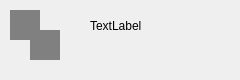
<?xml version="1.0" encoding="UTF-8"?>
<ui version="4.0">
 <class>CurrentColor</class>
 <widget class="QWidget" name="CurrentColor">
  <property name="geometry">
   <rect>
    <x>0</x>
    <y>0</y>
    <width>240</width>
    <height>80</height>
   </rect>
  </property>
  <property name="windowTitle">
   <string>Form</string>
  </property>
  <widget class="QWidget" name="foregroundColor" native="true">
   <property name="geometry">
    <rect>
     <x>10</x>
     <y>10</y>
     <width>30</width>
     <height>30</height>
    </rect>
   </property>
   <property name="styleSheet">
    <string notr="true">background-color: gray;
border: 2px;
border-color: black;</string>
   </property>
  </widget>
  <widget class="QLabel" name="foregroundColorName">
   <property name="geometry">
    <rect>
     <x>90</x>
     <y>10</y>
     <width>141</width>
     <height>31</height>
    </rect>
   </property>
   <property name="text">
    <string>TextLabel</string>
   </property>
  </widget>
  <widget class="QWidget" name="backgroundColor" native="true">
   <property name="geometry">
    <rect>
     <x>30</x>
     <y>30</y>
     <width>30</width>
     <height>30</height>
    </rect>
   </property>
   <property name="styleSheet">
    <string notr="true">background-color: gray;
border: 2px;
border-color: black;</string>
   </property>
  </widget>
 </widget>
 <resources/>
 <connections/>
</ui>
